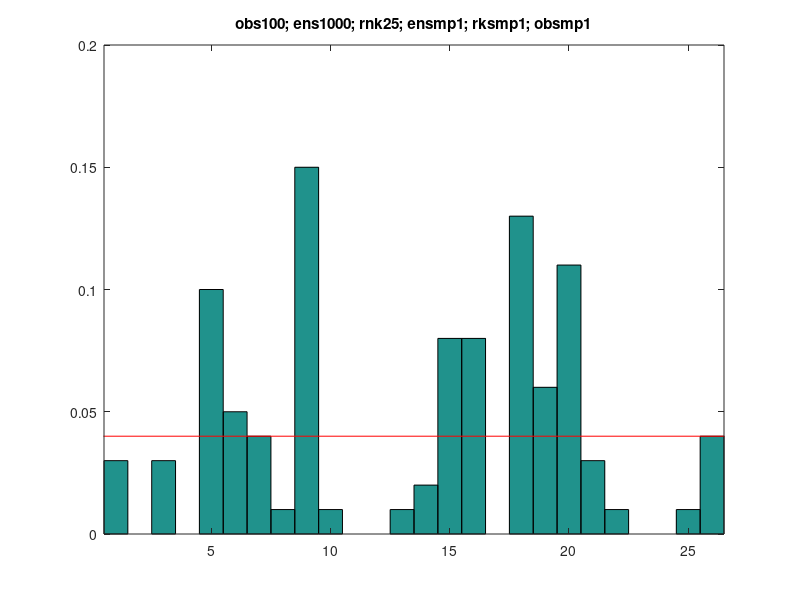

Recreate this plot in MATLAB.


clear

obsz=100;   obsmp=1;
exsz=1000;  ensmp=1;
rksz=25;    rksmp=1;

obs=normrnd(0,1,obsz,1);
mo=mean(obs); so=std(obs);
% figure; histogram(obs)

ens0=normrnd(0,1,exsz,ensmp);
% ens0=(rand(exsz,ensmp)-0.5)*5;  %flat
% tmp=normrnd(1,0.5,exsz/2,ensmp);tmp2=normrnd(-1,0.5,exsz/2,ensmp); ens0=[tmp; tmp2]; %bimodel

ens=mean(sort(ens0,1),2);
me=mean(ens); se=std(ens);
% figure; histogram(ens)
%
ens2=0;
for i=1:rksmp
tmp=randperm(exsz); member=tmp(1:rksz);
ens2=ens2+sort(ens(member))/rksmp;
end
% figure; histogram(ens2)
%%
rank=zeros(rksz+1,1);

for i=1:obsmp
    if obsmp~=1; tmp=randperm(exsz); member=tmp(1:rksz); ens2=sort(ens(member)); end
for p=1:obsz
  tmp=find(ens2>obs(p),1);
  if isempty(tmp); rank(rksz+1)=rank(rksz+1)+1; else; rank(tmp)=rank(tmp)+1; end
end
end

rank=rank/(obsz*obsmp);
%%
figure; bar(rank,'hist')
hold on; line([0 exsz+2],[1/rksz 1/rksz],'color','r')
set(gca,'ylim',[0 1/rksz*5],'xlim',[0.5 rksz+1.5])
% set(gca,'ylim',[0 1],'xlim',[0.5 rksz+1.5])
tit=['obs',num2str(obsz),'; ens',num2str(exsz),'; rnk',num2str(rksz),...
    '; ensmp',num2str(ensmp),'; rksmp',num2str(rksmp),'; obsmp',num2str(obsmp)];
title(tit)
%%
% rank=zeros(rnksz+1,1);
% for m=1:rnksz+1
%   if m==1
%    rank(m)=length(find(obs<ens2(1)));
%   elseif m==rnksz+1
%    rank(m)=length(find(obs>=ens2(end)));
%   else
%    rank(m)=length(find(obs>=ens2(m-1) & obs<ens2(m)));
%   end
% end
% figure; bar(rank,'hist')
